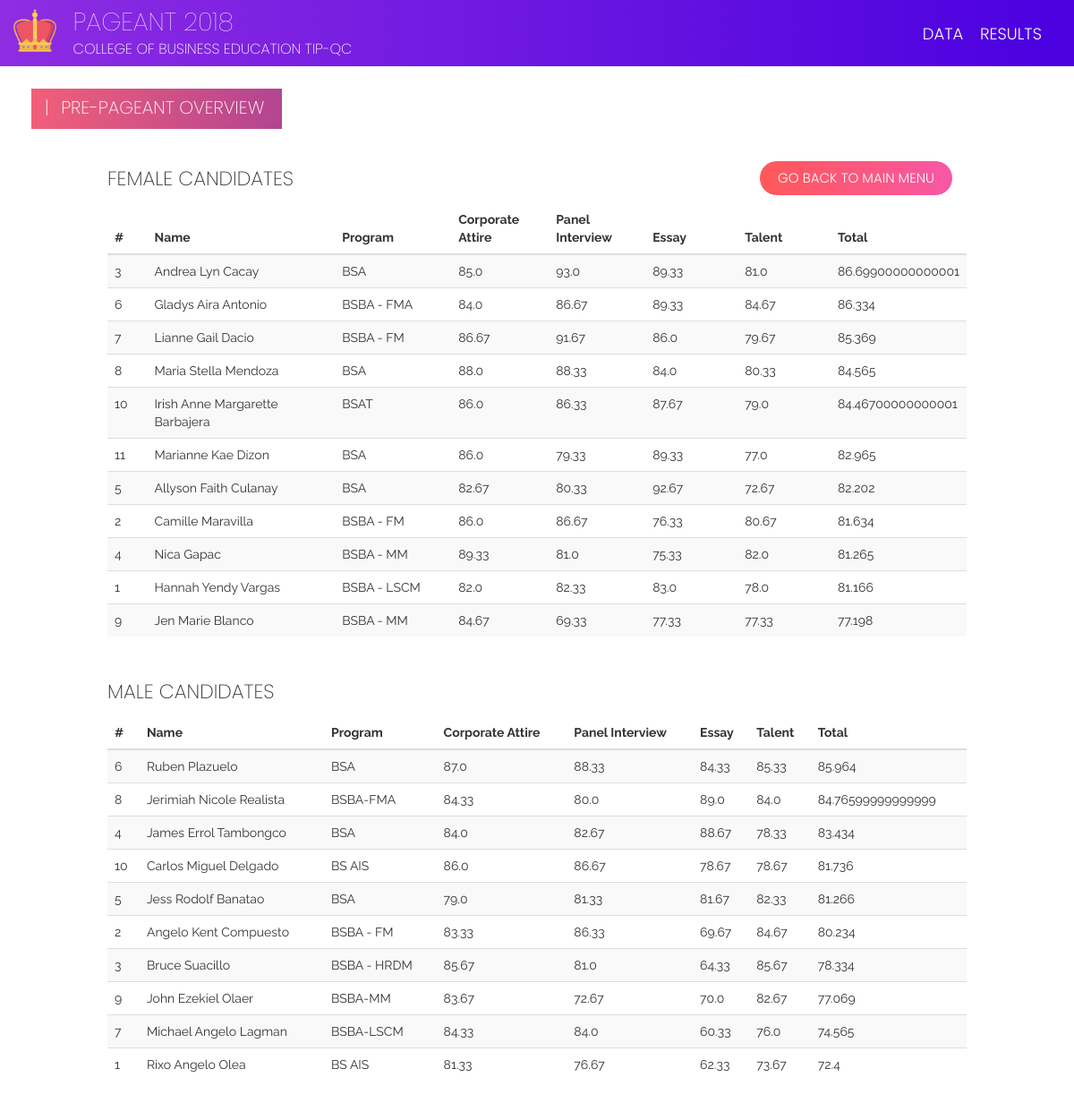
The page /candidates/pre_pageant/ (signed in) on the database its author committed.
### candidates/models.py (models this page shows, shortened)
class PrePageantTotal(models.Model):
    candidate = models.OneToOneField(Candidate, on_delete=models.CASCADE)
    corporate_attire = models.FloatField(validators=[MaxValueValidator(100), MinValueValidator(0)])
    panel_interview = models.FloatField(validators=[MaxValueValidator(100), MinValueValidator(0)])
    essay = models.FloatField(validators=[MaxValueValidator(100), MinValueValidator(0)])
    talent = models.FloatField(validators=[MaxValueValidator(100), MinValueValidator(0)])
    total = models.FloatField(null=True)
    votes = models.IntegerField(default=0)

class Candidate(models.Model):
    idx = models.IntegerField(null=True)
    picture = models.ImageField(default="default.png")
    first_name = models.CharField(max_length=50)
    last_name = models.CharField(max_length=50)
    program = models.CharField(max_length=50)
    sex = models.CharField(max_length=8, choices=(('Male', 'Male'), ('Female', 'Female')))
    order = models.IntegerField(null=True)
    class Meta:
        ordering = ('idx', 'sex')

### candidates/views.py (the view)
# urls.py: path('pre_pageant/', views.pre_pageant_overview, name='pre_pageant_overview'),
@login_required(login_url='admin:login')
def pre_pageant_overview(request):
    data = PrePageantTotal.objects.all().order_by('-total')
    return render(request, 'candidates/pre_pageant_overview.html', {'data': data})

### candidates/templates/candidates/pre_pageant_overview.html
{% extends 'add.html' %}
{% load static %}
{% block form %}
<link href="{% static 'css/add.css' %}" rel="stylesheet"/>
<div class="page-label-box">
    <h2 class="page-label">|<span style="padding-right: 8px;">  </span>Pre-Pageant Overview</h2>
</div>
<a id="btn-transact" class="btn btn-x btn-t-x" href="{% url 'candidates:index' %}">Go Back To Main Menu</a>
<div class="row" id="table-content">
    <h3 class="table-label-x">Female Candidates</h3>
    <table class="table table-striped">
        <thead>
        <tr>
            <th scope="col" style="width: 5%">#</th>
            <th scope="col" style="width: 25%">Name</th>
            <th scope="col" style="width: 15%">Program</th>
            <th scope="col" style="width: 12%">Corporate Attire</th>
            <th scope="col" style="width: 12%">Panel Interview</th>
            <th scope="col" style="width: 12%">Essay</th>
            <th scope="col" style="width: 12%">Talent</th>
            <th scope="col" style="width: 15%">Total</th>
        </tr>
        </thead>
        <tbody>
        {% for each in data %}
        {% if each.candidate.sex == 'Female' %}
        <tr>
            <th scope="row">{{ each.candidate.idx }}</th>
            <td>{{ each.candidate.first_name }}<span> </span>{{ each.candidate.last_name }}</td>
            <td>{{ each.candidate.program }}</td>
            <td>{{ each.corporate_attire }}</td>
            <td>{{ each.panel_interview }}</td>
            <td>{{ each.essay }}</td>
            <td>{{ each.talent }}</td>
            <td>{{ each.total }}</td>
        </tr>
        {% endif %}
        {% endfor %}
        </tbody>
    </table>
    <h3 class="table-label-x table-label-male">Male Candidates</h3>
    <table class="table table-striped">
        <thead>
        <tr>
            <th scope="col">#</th>
            <th scope="col">Name</th>
            <th scope="col">Program</th>
            <th scope="col">Corporate Attire</th>
            <th scope="col">Panel Interview</th>
            <th scope="col">Essay</th>
            <th scope="col">Talent</th>
            <th scope="col">Total</th>
        </tr>
        </thead>
        <tbody>
        {% for each in data %}
        {% if each.candidate.sex == 'Male' %}
        <tr>
            <th scope="row">{{ each.candidate.idx }}</th>
            <td>{{ each.candidate.first_name }}<span> </span>{{ each.candidate.last_name }}</td>
            <td>{{ each.candidate.program }}</td>
            <td>{{ each.corporate_attire }}</td>
            <td>{{ each.panel_interview }}</td>
            <td>{{ each.essay }}</td>
            <td>{{ each.talent }}</td>
            <td>{{ each.total }}</td>
        </tr>
        {% endif %}
        {% endfor %}
        </tbody>
    </table>
</div>
{% endblock %}

### staticfiles/css/base.css (style rules this page uses)
p, td, a, .btn-x { font-family: "Raleway", -apple-system, BlinkMacSystemFont, "Segoe UI", Roboto, "Helvetica Neue", Arial, sans-serif; font-weight: 300; }
.btn-x { text-transform: uppercase; border-radius: 0; }
table tbody tr th, table tbody tr td { font-size: 14px; font-weight: 400; }
h1, h2, h3, h4, h5, h6 { font-weight: 200; font-family: "Poppins", -apple-system, BlinkMacSystemFont, "Segoe UI", Roboto, "Helvetica Neue", Arial, sans-serif; }
.table-label-male { margin-top: 50px; }
.page-label { text-transform: uppercase; padding-left: 15px; margin-top: 10px; padding-right: 20px; font-size: 20px; font-weight: 200; color: white; }
.table-label-x { margin-bottom: 15px; text-transform: uppercase; font-size: 22px; }
.page-label-box { background: #B24592; background: -webkit-linear-gradient(to right, #F15F79, #B24592); background: linear-gradient(to right, #F15F79, #B24592); display: inline-block; margin-left: 20px; height: 45px; margin-top: 25px; }
body { font-family: "Raleway", -apple-system, BlinkMacSystemFont, "Segoe UI", Roboto, "Helvetica Neue", Arial, sans-serif; font-weight: 400; }
.btn-x { margin-top: 15px; margin-left: -15px; font-family: "Poppins", -apple-system, BlinkMacSystemFont, "Segoe UI", Roboto, "Helvetica Neue", Arial, sans-serif; font-weight: 300; font-size: 15px; padding-top: 8px; }
#btn-transact { background: #f857a6; background: -webkit-linear-gradient(to right, #ff5858, #f857a6); background: linear-gradient(to right, #ff5858, #f857a6); border-radius: 20px; border-color: white; color: white; height: 40px; padding-left: 20px; padding-right: 20px; }
.btn-t-x { float: right; margin-right: 10vw; margin-top: 105px; }

### staticfiles/css/add.css (style rules this page uses)
#table-content { width: 80vw; margin: 2vw auto; }

### rows shown on the page
PrePageantTotal: candidate.idx "3", candidate.first_name "Andrea Lyn", candidate.last_name "Cacay", candidate.program "BSA", corporate_attire "85.0", panel_interview "93.0", essay "89.33", talent "81.0", total "86.69900000000001"
PrePageantTotal: candidate.idx "6", candidate.first_name "Gladys Aira", candidate.last_name "Antonio", candidate.program "BSBA - FMA", corporate_attire "84.0", panel_interview "86.67", essay "89.33", talent "84.67", total "86.334"
PrePageantTotal: candidate.idx "7", candidate.first_name "Lianne Gail", candidate.last_name "Dacio", candidate.program "BSBA - FM", corporate_attire "86.67", panel_interview "91.67", essay "86.0", talent "79.67", total "85.369"
PrePageantTotal: candidate.idx "8", candidate.first_name "Maria Stella", candidate.last_name "Mendoza", candidate.program "BSA", corporate_attire "88.0", panel_interview "88.33", essay "84.0", talent "80.33", total "84.565"
PrePageantTotal: candidate.idx "10", candidate.first_name "Irish Anne Margarette", candidate.last_name "Barbajera", candidate.program "BSAT", corporate_attire "86.0", panel_interview "86.33", essay "87.67", talent "79.0", total "84.46700000000001"
PrePageantTotal: candidate.idx "11", candidate.first_name "Marianne Kae", candidate.last_name "Dizon", candidate.program "BSA", corporate_attire "86.0", panel_interview "79.33", essay "89.33", talent "77.0", total "82.965"
PrePageantTotal: candidate.idx "5", candidate.first_name "Allyson Faith", candidate.last_name "Culanay", candidate.program "BSA", corporate_attire "82.67", panel_interview "80.33", essay "92.67", talent "72.67", total "82.202"
PrePageantTotal: candidate.idx "2", candidate.first_name "Camille", candidate.last_name "Maravilla", candidate.program "BSBA - FM", corporate_attire "86.0", panel_interview "86.67", essay "76.33", talent "80.67", total "81.634"
PrePageantTotal: candidate.idx "4", candidate.first_name "Nica", candidate.last_name "Gapac", candidate.program "BSBA - MM", corporate_attire "89.33", panel_interview "81.0", essay "75.33", talent "82.0", total "81.265"
PrePageantTotal: candidate.idx "1", candidate.first_name "Hannah Yendy", candidate.last_name "Vargas", candidate.program "BSBA - LSCM", corporate_attire "82.0", panel_interview "82.33", essay "83.0", talent "78.0", total "81.166"
PrePageantTotal: candidate.idx "9", candidate.first_name "Jen Marie", candidate.last_name "Blanco", candidate.program "BSBA - MM", corporate_attire "84.67", panel_interview "69.33", essay "77.33", talent "77.33", total "77.198"
PrePageantTotal: candidate.idx "6", candidate.first_name "Ruben", candidate.last_name "Plazuelo", candidate.program "BSA", corporate_attire "87.0", panel_interview "88.33", essay "84.33", talent "85.33", total "85.964"
PrePageantTotal: candidate.idx "8", candidate.first_name "Jerimiah Nicole", candidate.last_name "Realista", candidate.program "BSBA-FMA", corporate_attire "84.33", panel_interview "80.0", essay "89.0", talent "84.0", total "84.76599999999999"
PrePageantTotal: candidate.idx "4", candidate.first_name "James Errol", candidate.last_name "Tambongco", candidate.program "BSA", corporate_attire "84.0", panel_interview "82.67", essay "88.67", talent "78.33", total "83.434"
PrePageantTotal: candidate.idx "10", candidate.first_name "Carlos Miguel", candidate.last_name "Delgado", candidate.program "BS AIS", corporate_attire "86.0", panel_interview "86.67", essay "78.67", talent "78.67", total "81.736"
PrePageantTotal: candidate.idx "5", candidate.first_name "Jess Rodolf", candidate.last_name "Banatao", candidate.program "BSA", corporate_attire "79.0", panel_interview "81.33", essay "81.67", talent "82.33", total "81.266"
PrePageantTotal: candidate.idx "2", candidate.first_name "Angelo Kent", candidate.last_name "Compuesto", candidate.program "BSBA - FM", corporate_attire "83.33", panel_interview "86.33", essay "69.67", talent "84.67", total "80.234"
PrePageantTotal: candidate.idx "3", candidate.first_name "Bruce", candidate.last_name "Suacillo", candidate.program "BSBA - HRDM", corporate_attire "85.67", panel_interview "81.0", essay "64.33", talent "85.67", total "78.334"
PrePageantTotal: candidate.idx "9", candidate.first_name "John Ezekiel", candidate.last_name "Olaer", candidate.program "BSBA-MM", corporate_attire "83.67", panel_interview "72.67", essay "70.0", talent "82.67", total "77.069"
PrePageantTotal: candidate.idx "7", candidate.first_name "Michael Angelo", candidate.last_name "Lagman", candidate.program "BSBA-LSCM", corporate_attire "84.33", panel_interview "84.0", essay "60.33", talent "76.0", total "74.565"
PrePageantTotal: candidate.idx "1", candidate.first_name "Rixo Angelo", candidate.last_name "Olea", candidate.program "BS AIS", corporate_attire "81.33", panel_interview "76.67", essay "62.33", talent "73.67", total "72.4"
